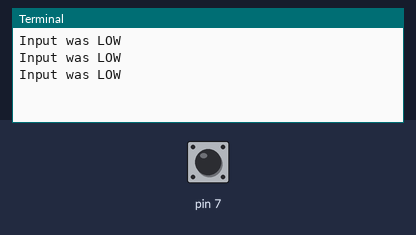
Bench run of a program on a simulated Raspberry Pi (header pin numbers). Shown: the last lines printed to the terminal. Inputs (shaded band) come from the test bench; at power-on: pin 7 LOW.

Above: at 1.2 s.
1.3 s: pin 7 pulled HIGH for 0.6 s
At 1.46 s:
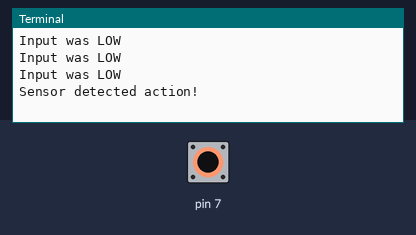
At 1.9 s:
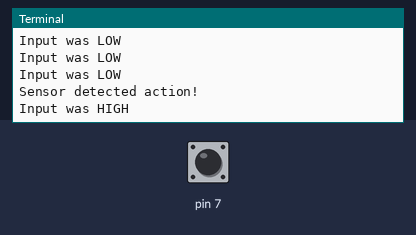

Measured:
- after the input at 1.3 s, the terminal: prints a new line at once (image 1)

The program:

GPIO_input_test.py
```python
#!/usr/bin/python
#encoding=utf-8

# the sensor has to be connected to pin 1 for power, pin 6 for ground
# and pin 7 for signal(board numbering!).

import time
import sys
import RPi.GPIO as GPIO

GPIO.setmode(GPIO.BOARD)
GPIO.setup(7, GPIO.IN, pull_up_down=GPIO.PUD_DOWN)

def action(pin):
    print 'Sensor detected action!'
    return

GPIO.add_event_detect(7, GPIO.RISING)
GPIO.add_event_callback(7, action)

try:
    while True:
        #print 'alive'
        if GPIO.input(7):
    		print('Input was HIGH')
	else:
    		print('Input was LOW')
	time.sleep(0.5)
except KeyboardInterrupt:
    GPIO.cleanup()
    sys.exit()
```
